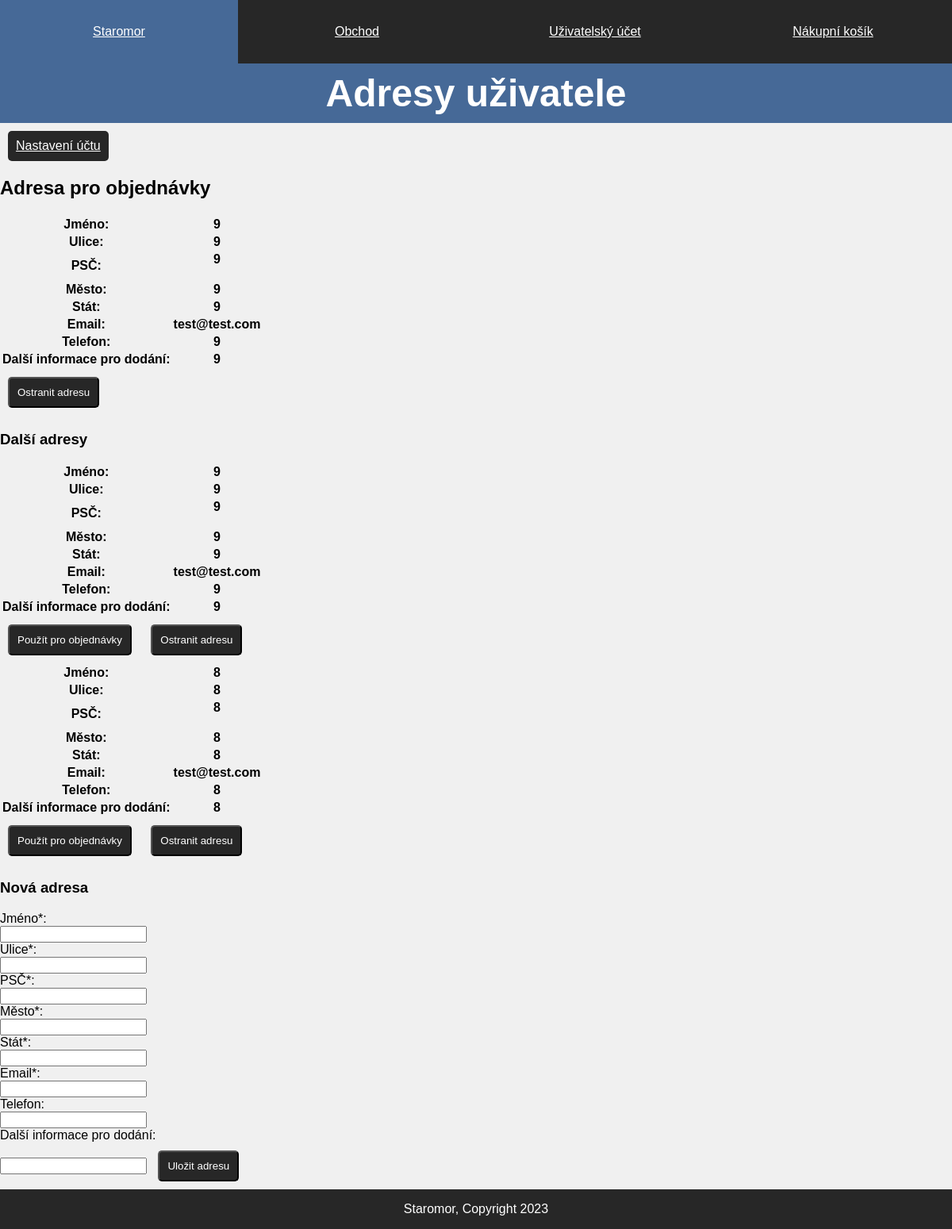
The page /account/useraddress.php (signed in) on the database its author committed.
### tables this page shows
CREATE TABLE `users` (
  `user_id` int(11) NOT NULL,
  `username` text NOT NULL,
  `email` text NOT NULL,
  `password` text NOT NULL,
  `privilege` int(11) NOT NULL,
  `default_address` int(11) DEFAULT NULL
);

CREATE TABLE `address` (
  `address_id` int(11) NOT NULL,
  `name` text NOT NULL,
  `zip` int(11) NOT NULL,
  `country` text NOT NULL,
  `city` text NOT NULL,
  `street` text NOT NULL,
  `additional_info` text DEFAULT NULL,
  `email` text NOT NULL,
  `phone` text DEFAULT NULL,
  `user_id` int(11) DEFAULT NULL,
  `address_type` int(11) DEFAULT NULL
);

### assets/php/database.php (called while the page is built, shortened)
<?php
class Database {
    protected $pdo;
    public function __construct() {
        $this->pdo = new PDO(
            'mysql:host=' . DB_HOST . ';dbname=' . DB_DATABASE . ';charset=utf8mb4',
            DB_USERNAME,
            DB_PASSWORD
        );
        $this->pdo->setAttribute(
            PDO::ATTR_ERRMODE, PDO::ERRMODE_EXCEPTION
        );
        $this->pdo->setAttribute(
            PDO::ATTR_DEFAULT_FETCH_MODE, PDO::FETCH_ASSOC
        );
    }
    public function queryGet($query,$params) {
        $statement = $this->pdo->prepare($query);
        $statement->execute($params);
        return $statement->fetchAll();
    }
}
?>

### assets/php/account.php (called while the page is built, shortened)
<?php
require_once "database.php";
class Account
{
    public function GetDefaultAddress(){
        $database = new Database();
        $query = "SELECT * FROM `users`
        JOIN `address` ON `users`.`default_address`=`address`.`address_id`
        WHERE `users`.`user_id`=?";
        $params = array($_SESSION['user_id']);
        $result = $database->queryGet($query, $params);
        if (!empty($result)) {
            $address = new Address();
            $address->name = $result[0]['name'];
            $address->street = $result[0]['street'];
            $address->zip = $result[0]['zip'];
            $address->city = $result[0]['city'];
            $address->country = $result[0]['country'];
            $address->email = $result[0]['email'];
            $address->id = $result[0]['address_id'];
            $address->additional_info = $result[0]['additional_info'];
            $address->phone = $result[0]['phone'];
            return $address;
        }
        return NULL;
    }
    public function GetNonDefaultAddresses(){
        $database = new Database();
        $query = "SELECT * FROM `users`
        JOIN `address` ON `users`.`user_id`=`address`.`user_id`
        WHERE `users`.`user_id`=? AND NOT `default_address`=`address_id`";
        $params = array($_SESSION['user_id']);
        $result = $database->queryGet($query, $params);
        $addresses = array();
        foreach($result as $row){
            $address = new Address();
            $address->name = $row['name'];
            $address->street = $row['street'];
            $address->zip = $row['zip'];
            $address->city = $row['city'];
            $address->country = $row['country'];
            $address->email = $row['email'];
            $address->id = $row['address_id'];
            $address->additional_info = $row['additional_info'];
            $address->phone = $row['phone'];
            array_push($addresses,$address);
        }
        return $addresses;
    }
}

### account/useraddress.php (the view, shortened to what this page needs)
<?php
$account = new Account();
?>
<!DOCTYPE html>
<html lang="cs">
<head>
    <link rel="stylesheet" type="text/css" media="screen" href="../assets/css/style.css">
    <link rel="stylesheet" media="print" href="../assets/css/print.css">
</head>
<body>
    <div class="wrapper">
        <header>
            <nav class="nav-list">
                <a class="nav-item" href="../">
                    <p>Staromor</p>
                </a>
                <a class="nav-item" href="../store">
                    <p>Obchod</p>
                </a>
                <a class="nav-item" href="../account">
                    <p>Uživatelský účet</p>
                </a>
                <a class="nav-item" href="../cart">
                    <p>Nákupní košík</p>
                </a>
            </nav>
        </header>
        <main>
            <h1>Adresy uživatele</h1>
            <a class="link-button" href="index.php">Nastavení účtu</a>
            <h2>Adresa pro objednávky</h2>
            <?php $address = $account->GetDefaultAddress();
            if(is_null($address)){
                ?><p>Není nastavená hlavní adresa</p><?php
            } else{ ?>
            <table>
                <tr>
                    <th><label for="name">Jméno:</label></th>
                    <th><?php echo $address->name; ?></th>
                </tr>
                <tr>
                    <th><label for="street">Ulice:</label></th>
                    <th><?php echo $address->street; ?></th>
                </tr>
                <tr>
                    <th><label for="zip">PSČ:</label></th>
                    <th><?php echo $address->zip; ?></p>
                    </th>
                </tr>
                <tr>
                    <th><label for="city">Město:</label></th>
                    <th><?php echo $address->city; ?></th>
                </tr>
                <tr>
                    <th><label for="country">Stát:</label></th>
                    <th><?php echo $address->country; ?></th>
                </tr>
                <tr>
                    <th><label for="email">Email:</label></th>
                    <th><?php echo $address->email; ?></th>
                </tr>
                <?php if ($address->phone != "") { ?>
                    <tr>
                        <th><label for="phone">Telefon:</label></th>
                        <th><?php echo $address->phone; ?></th>
                    </tr>
                <?php }
                if ($address->additional_info != "") { ?>
                    <tr>
                        <th><label for="additional_info">Další informace pro dodání:</label></th>
                        <th><?php echo $address->additional_info; ?></th>
                    </tr>
                <?php } ?>
            </table>
            <form method="post">
                <button class="link-button" type="submit" name="remove_address">Ostranit adresu</button>
            </form>
            <?php } ?>
            <h3>Další adresy</h3>
            <?php $addresses = $account->GetNonDefaultAddresses();
            foreach($addresses as $address){ ?>
            <table>
                <tr>
                    <th><label for="name">Jméno:</label></th>
                    <th><?php echo $address->name; ?></th>
                </tr>
                <tr>
                    <th><label for="street">Ulice:</label></th>
                    <th><?php echo $address->street; ?></th>
                </tr>
                <tr>
                    <th><label for="zip">PSČ:</label></th>
                    <th><?php echo $address->zip; ?></p>
                    </th>
                </tr>
                <tr>
                    <th><label for="city">Město:</label></th>
                    <th><?php echo $address->city; ?></th>
                </tr>
                <tr>
                    <th><label for="country">Stát:</label></th>
                    <th><?php echo $address->country; ?></th>
                </tr>
                <tr>
                    <th><label for="email">Email:</label></th>
                    <th><?php echo $address->email; ?></th>
                </tr>
                <?php if ($address->phone != "") { ?>
                    <tr>
                        <th><label for="phone">Telefon:</label></th>
                        <th><?php echo $address->phone; ?></th>
                    </tr>
                <?php }
                if ($address->additional_info != "") { ?>
                    <tr>
                        <th><label for="additional_info">Další informace pro dodání:</label></th>
                        <th><?php echo $address->additional_info; ?></th>
                    </tr>
                <?php } ?>
            </table>
            <form method="post">
                <button class="link-button" type="submit" name="default_address">Použít pro objednávky</button>
                <button class="link-button" type="submit" name="remove_address">Ostranit adresu</button>
            </form>
            <?php } ?>
            <h3>Nová adresa</h3>
            <form method="post">
                <label for="name">Jméno*:</label>
                <br><input type="text" name="name" value="<?php if(isset($_POST['name'])){echo $_POST['name'];} ?>" required>
                <br><label for="street">Ulice*:</label>
                <br><input type="text" name="street" value="<?php if(isset($_POST['street'])){echo $_POST['street'];} ?>" required>
                <br><label for="zip">PSČ*:</label>
                <br><input type="text" name="zip" value="<?php if(isset($_POST['zip'])){echo $_POST['zip'];} ?>" required>
                <br><label for="city">Město*:</label>
                <br><input type="text" name="city" value="<?php if(isset($_POST['city'])){echo $_POST['city'];} ?>" required>
                <br><label for="country">Stát*:</label>
                <br><input type="text" name="country" value="<?php if(isset($_POST['country'])){echo $_POST['country'];} ?>" required>
                <br><label for="email">Email*:</label>
                <br><input type="email" name="email" value="<?php if(isset($_POST['email'])){echo $_POST['email'];} ?>" required>
                <br><label for="phone">Telefon:</label>
                <br><input type="text" name="phone" value="<?php if(isset($_POST['phone'])){echo $_POST['phone'];} ?>">
                <br><label for="additional_info">Další informace pro dodání:</label>
                <br><input type="text" name="additional_info" value="<?php if(isset($_POST['additional_info'])){echo $_POST['additional_info'];} ?>">
                <button class="link-button" type="submit" name="submit_address">Uložit adresu</button>
            </form>
        </main>
        <footer>
            <p>Staromor, Copyright 2023</p>
        </footer>
    </div>
</body>
</html>

### assets/css/style.css (style rules this page uses)
body { font-family: Arial, Helvetica, sans-serif; margin: 0; padding: 0; font-size: 100%; color: black; background-color: darkred; }
.wrapper { box-sizing: border-box; margin: auto; max-width: 1280px; min-height: 100vh; display: flex; flex-flow: column nowrap; justify-content: space-between; align-content: center; }
header { background-color: rgb(39, 39, 39); }
main { flex-grow: 1; background-color: rgb(240, 240, 240); }
footer { height: 50px; background-color: rgb(39, 39, 39); color: white; text-align: center; }
.nav-list { flex: 1; display: flex; flex-flow: row wrap; justify-content: space-around; }
.nav-item, .nav-item-current { flex:1; height: 50px; padding: 15px; background-color: rgb(39, 39, 39); color: white; border-width: 1px; border-color: white; text-align: center; transition: ease .5s; }
a.nav-item, a.link-button, button.link-button { color: white; background-color: rgb(39, 39, 39); transition: ease .5s; }
h1 { text-align: center; padding: 10px 10px; margin: 0; font-size: 300%; color: white; background-color: rgb(70, 105, 151); }
a.link-button { display: block; padding: 10px; margin: 10px; border-radius: 5px; width: fit-content; height: fit-content; }
button.link-button { display: inline; padding: 10px; margin: 10px; border-radius: 5px; width: fit-content; height: fit-content; }

### assets/css/print.css (style rules this page uses)
nav.nav-list > * { display: none; }
a { text-decoration: underline !important; }
footer { text-align: center; }

### rows shown on the page
users: default_address.name "9", default_address.street "9", default_address.zip "9", default_address.city "9", default_address.country "9", default_address.email "test@test.com", default_address.phone "9", default_address.additional_info "9", address.name "9", address.street "9", address.zip "9", address.city "9", address.country "9", address.email "test@test.com", address.phone "9", address.additional_info "9", address.name "8", address.street "8", address.zip "8", address.city "8", address.country "8", address.phone "8", address.additional_info "8"
